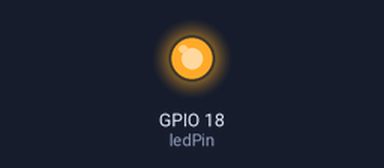
This program was run on a simulated Raspberry Pi (BCM pin numbers). Parts: output pins drawn as LEDs (lit = HIGH). At 5.0 s the program stops and its outputs stay as they are.

Above: at 0.1 s.
At 5.1 s:
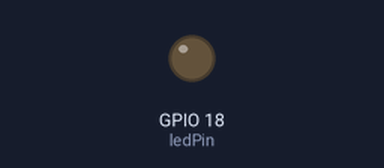
Timing chart, 0 to 6.5 s (numbered marks = the images above):
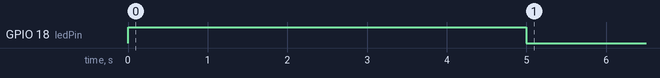

Measured:
- by itself, GPIO 18 (ledPin): LOW → HIGH at 0.00 s, → LOW 5.0 s later

The program:

leds_const_light.py
```python
#Blinking red LED
#python 3.5.3 for RaspberryPi3

import RPi.GPIO as GPIO
import time

GPIO.setmode(GPIO.BCM)

#If true it will give out warning
GPIO.setwarnings(False)

#here connected on GPIO18
ledPin = 18
GPIO.setup(ledPin, GPIO.OUT)

GPIO.output(ledPin,GPIO.HIGH)
time.sleep(5)
GPIO.output(ledPin, GPIO.LOW)
```
